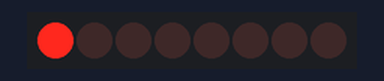
The sketch below on a simulated Arduino Uno, built with avr-gcc and run on an emulated ATmega328P. On the bench: 8 shift-register outputs drawn as a row of LEDs (first output left, lit = HIGH). Wiring (inferred from the names in the program): shift register (74HC595): data pin 12; shift clock pin 11; latch pin 10. Wiring (inferred from the signals the program sends): row of LEDs: on Q0, Q1, Q2, Q3, Q4, Q5, Q6, Q7.

Above: at 0.1 s.
At 2.1 s:
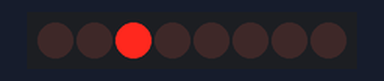
At 3.1 s:
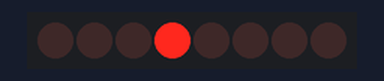
At 6.1 s:
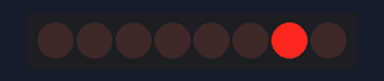
At 22.9 s:
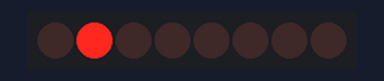
At 28.9 s:
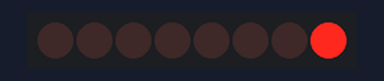
Timing chart, 0 to 40.0 s (numbered marks = the images above):
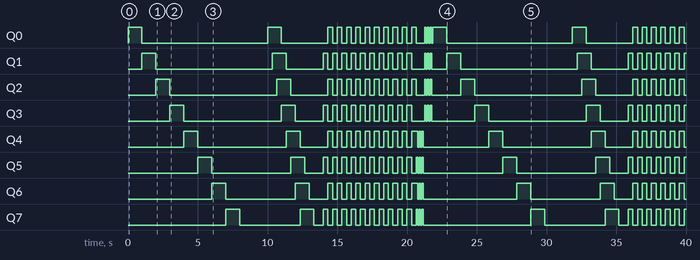

Measured:
- by itself, Q0: LOW → HIGH at 0.00 s, → LOW 1.0 s later, → HIGH 9.0 s later, → LOW 1.0 s later, … (46 changes in this stretch)
- by itself, Q1: LOW → HIGH at 1.0 s, → LOW 1.0 s later, → HIGH 8.3 s later, → LOW 1.0 s later, … (47 changes in this stretch)
- by itself, Q2: LOW → HIGH at 2.0 s, → LOW 1.0 s later, → HIGH 7.7 s later, → LOW 1.0 s later, … (46 changes in this stretch)
- by itself, Q3: LOW → HIGH at 3.0 s, → LOW 1.0 s later, → HIGH 7.0 s later, → LOW 1.0 s later, … (47 changes in this stretch)
- by itself, Q4: LOW → HIGH at 4.0 s, → LOW 1.0 s later, → HIGH 6.3 s later, → LOW 1.0 s later, … (44 changes in this stretch)
- by itself, Q5: LOW → HIGH at 5.0 s, → LOW 1.0 s later, → HIGH 5.7 s later, → LOW 1.0 s later, … (47 changes in this stretch)
- by itself, Q6: LOW → HIGH at 6.0 s, → LOW 1.0 s later, → HIGH 5.0 s later, → LOW 1.0 s later, … (44 changes in this stretch)
- by itself, Q7: LOW → HIGH at 7.0 s, → LOW 1.0 s later, → HIGH 4.3 s later, → LOW 1.0 s later, … (47 changes in this stretch)

The sketch:

74HC595.ino
```cpp
//Created by Aref Nik

// Define Connections to 74HC595

// ST_CP pin 12
const int latchPin = 10;
// SH_CP pin 11
const int clockPin = 11;
// DS pin 14
const int dataPin = 12;

int cycle[10] = {B00000001,B00000010,B00000100,B00001000,B00010000,B00100000,B01000000,B10000000};
int runner[12] = {B0000001,B00000011,B00000111,B00001110,B00011100,B00111000,B01110000,B11100000,B11000000,B10000000};
int flashy[4] = {B10101010,B01010101};
int police[14] = {B11110000,B00000000,B11110000,B00000000,B11110000,B00000000,B00001111,B00000000,B00001111,B00000000,B00001111,B00000000};
void setup ()
{
  // Setup pins as Outputs
  pinMode(latchPin, OUTPUT);
  pinMode(clockPin, OUTPUT);
  pinMode(dataPin, OUTPUT);
}

void loop() {
  // Count from 0 to 255 and display in binary

 // Count from 0 to 15
  for (int num = 0; num < 10; num++)
  {
    // ST_CP LOW to keep LEDs from changing while reading serial data
    digitalWrite(latchPin, LOW);

    // Shift out the bits
    shiftOut(dataPin, clockPin, MSBFIRST, cycle[num]);

    // ST_CP HIGH change LEDs
    digitalWrite(latchPin, HIGH);

    delay(1000);
  }
   // Count from 0 to 15
  for (int num = 0; num < 12; num++)
  {
    // ST_CP LOW to keep LEDs from changing while reading serial data
    digitalWrite(latchPin, LOW);

    // Shift out the bits
    shiftOut(dataPin, clockPin, MSBFIRST, runner[num]);

    // ST_CP HIGH change LEDs
    digitalWrite(latchPin, HIGH);

    delay(333);
  }
  for(int temp=0;temp<10;temp++){
    for (int num = 0; num < 2; num++)
  {
    // ST_CP LOW to keep LEDs from changing while reading serial data
    digitalWrite(latchPin, LOW);

    // Shift out the bits
    shiftOut(dataPin, clockPin, MSBFIRST, flashy[num]);

    // ST_CP HIGH change LEDs
    digitalWrite(latchPin, HIGH);

    delay(333);
    }
  }
    for (int num = 0; num < 12; num++)
  {
    // ST_CP LOW to keep LEDs from changing while reading serial data
    digitalWrite(latchPin, LOW);

    // Shift out the bits
    shiftOut(dataPin, clockPin, MSBFIRST, police[num]);

    // ST_CP HIGH change LEDs
    digitalWrite(latchPin, HIGH);

    delay(100);
    }
}
```
